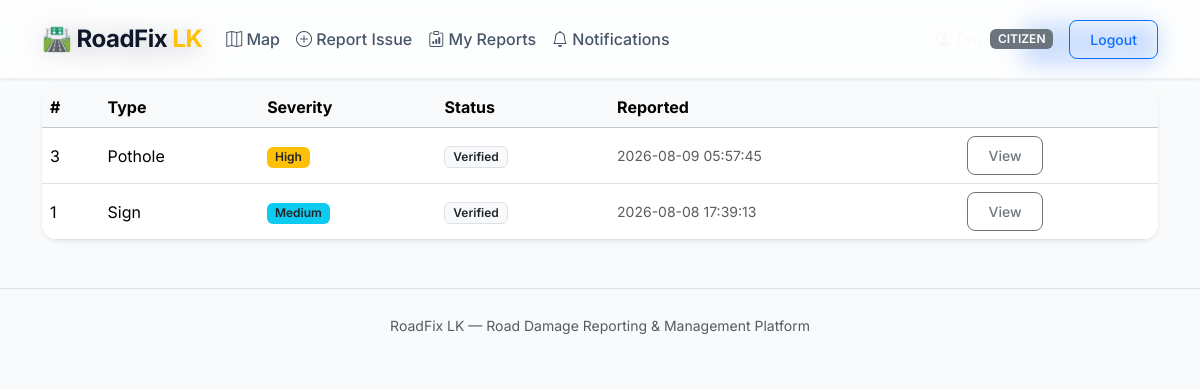
/reports/mine (signed in), run on the app's committed database.
### models/models.py (models this page shows)
class Report(db.Model):
    __tablename__ = 'reports'
    id = db.Column(db.Integer, primary_key=True, autoincrement=True)
    user_id = db.Column(db.Integer, db.ForeignKey('users.id'), nullable=False)
    damage_type = db.Column(db.String(50), nullable=False)
    description = db.Column(db.Text)
    severity = db.Column(db.String(20), nullable=False)
    latitude = db.Column(db.Float, nullable=False)
    longitude = db.Column(db.Float, nullable=False)
    address_hint = db.Column(db.Text)
    image_path = db.Column(db.String(255))
    status = db.Column(db.String(30), nullable=False, default='new')
    priority_score = db.Column(db.Float, nullable=False, default=0.0)
    duplicate_of = db.Column(db.Integer, db.ForeignKey('reports.id'))
    duplicate_count = db.Column(db.Integer, nullable=False, default=0)
    assigned_officer_id = db.Column(db.Integer, db.ForeignKey('users.id'))
    ai_suggested_type = db.Column(db.String(50))
    ai_suggested_severity = db.Column(db.String(20))
    ai_reasoning = db.Column(db.Text)
    created_at = db.Column(db.DateTime, default=datetime.utcnow, nullable=False)
    updated_at = db.Column(db.DateTime, default=datetime.utcnow, onupdate=datetime.utcnow, nullable=False)
    status_history = db.relationship('ReportStatusHistory', backref='report', lazy=True, cascade='all, delete-orphan')
    notifications = db.relationship('Notification', backref='report', lazy=True, cascade='all, delete-orphan')
    duplicates = db.relationship('Report', backref=db.backref('parent_report', remote_side=[id]), lazy='dynamic')

### routes/reports.py (the view)
@bp.route("/mine")
@login_required
def my_reports():
    rows = Report.query.filter_by(user_id=session["user_id"]).order_by(Report.created_at.desc()).all()
    return render_template("my_reports.html", reports=rows, status_labels=STATUS_LABELS)

### templates/my_reports.html (shortened to what this page needs)
{% extends "base.html" %}
{% block content %}
<div class="d-flex justify-content-between align-items-center mb-3">
  <h4 class="mb-0"><i class="bi bi-clipboard-data"></i> My Reports</h4>
  <a href="{{ url_for('reports.new_report') }}" class="btn btn-primary btn-sm"> New report</a>
</div>
{% if not reports %}
  <div class="card p-5 text-center shadow-sm border-0 mt-4">
    <div class="mb-3">
      <i class="bi bi-inbox text-muted" style="font-size: 4rem;"></i>
    </div>
    <h5 class="text-secondary fw-bold">No reports yet</h5>
    <p class="text-muted mb-4">You haven't submitted any road damage reports yet. Help us keep the roads safe!</p>
    <div>
      <a href="{{ url_for('reports.new_report') }}" class="btn btn-primary px-4 py-2 fw-bold">
        <i class="bi bi-plus-circle me-1"></i> Create your first report
      </a>
    </div>
  </div>
{% else %}
<div class="card shadow-sm border-0 mt-4">
  <div class="card-body p-0">
    <div class="table-responsive">
      <table class="table table-hover align-middle mb-0">
        <thead class="table-light">
    <tr>
      <th>#</th><th>Type</th><th>Severity</th><th>Status</th><th>Reported</th><th></th>
    </tr>
  </thead>
  <tbody>
    {% for r in reports %}
    <tr>
      <td>{{ r.id }}</td>
      <td>{{ r.damage_type.replace('_',' ')|title }}</td>
      <td>
        <span class="badge
          {% if r.severity == 'critical' %}bg-danger
          {% elif r.severity == 'high' %}bg-warning text-dark
          {% elif r.severity == 'medium' %}bg-info text-dark
          {% else %}bg-secondary{% endif %}">
          {{ r.severity|title }}
        </span>
      </td>
      <td>
        <span class="badge {% if r.status == 'resolved_confirmed' %}bg-success{% elif r.status == 'rejected' %}bg-dark{% elif r.status == 'completed' %}bg-primary{% else %}bg-light text-dark border{% endif %}">
          {{ status_labels.get(r.status, r.status) }}
        </span>
      </td>
      <td class="text-muted small">{{ r.created_at }}</td>
      <td><a href="{{ url_for('reports.detail', report_id=r.id) }}" class="btn btn-sm btn-outline-secondary">View</a></td>
    </tr>
    {% endfor %}
      </tbody>
      </table>
    </div>
  </div>
</div>
{% endif %}
{% endblock %}

### static/css/style.css (style rules this page uses)
:root { --primary-color: #3b82f6; --primary-hover: #2563eb; --secondary-color: #0f172a; --accent-color: #f59e0b; --background-color: #f8fafc; --surface-color: #ffffff; --critical-color: #ef4444; --high-color: #f97316; --medium-color: #eab308; --low-color: #10b981; --shadow-sm: 0 1px 3px rgba(0,0,0,0.05), 0 1px 2px rgba(0,0,0,0.03); --shadow-md: 0 4px 6px -1px rgba(0,0,0,0.05), 0 2px 4px -1px rgba(0,0,0,0.03); --shadow-lg: 0 10px 15px -3px rgba(0,0,0,0.05), 0 4px 6px -2px rgba(0,0,0,0.025); --glass-bg: rgba(255, 255, 255, 0.7); --glass-border: rgba(255, 255, 255, 0.2); --transition-fast: 0.15s ease-in-out; --transition-normal: 0.3s cubic-bezier(0.4, 0, 0.2, 1); }
body { font-family: 'Inter', sans-serif; background-color: var(--background-color); color: #334155; -webkit-font-smoothing: antialiased; }
h1, h2, h3, h4, h5, h6 { font-weight: 700; color: var(--secondary-color); letter-spacing: -0.025em; }
.card { background-color: var(--surface-color); border: none; border-radius: 1rem; box-shadow: var(--shadow-md); transition: box-shadow var(--transition-normal), transform var(--transition-normal); overflow: hidden; }
.btn { font-weight: 500; border-radius: 0.5rem; padding: 0.5rem 1.25rem; transition: all var(--transition-fast); }
.btn-primary { background-color: var(--primary-color); border-color: var(--primary-color); box-shadow: 0 4px 6px -1px rgba(59, 130, 246, 0.2); }
.badge { padding: 0.35em 0.65em; border-radius: 0.375rem; font-weight: 600; }

### data on the page
Report: id "3", damage_type.replace "Pothole", severity "High", get "Verified", created_at "2026-08-09 05:57:45"
Report: id "1", damage_type.replace "Sign", severity "Medium", get "Verified", created_at "2026-08-08 17:39:13"

### other printed values
{{ session.get('role') }} "CITIZEN"
